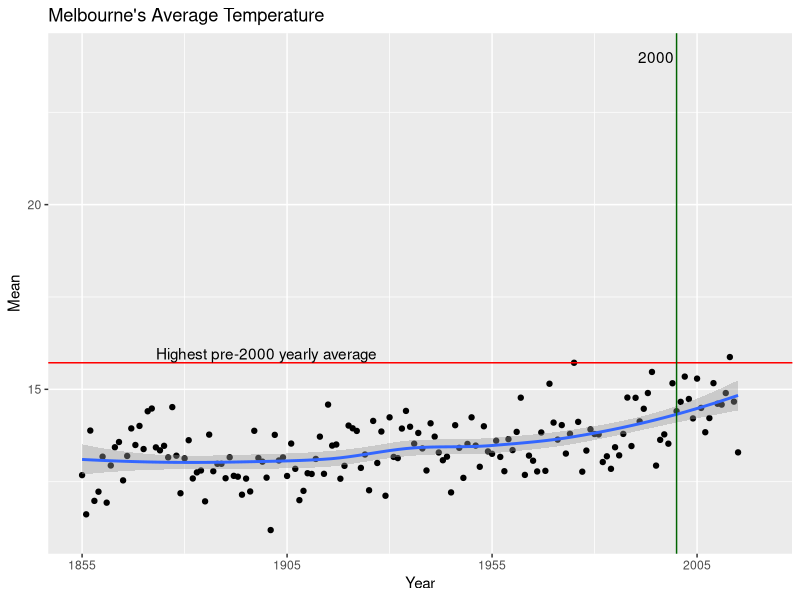

R code for this plot:
library(ggplot2)
library(dplyr)

data1<-read.csv("data/melbourne.csv", header = TRUE)

input <- select(data1, 4:7) %>%
        filter(Month == 7) %>%
        filter(Year >= 1855 & Year <= 2015) %>%
        group_by(Year) %>%
        summarise(Mean = mean(Max))

mt <- as.numeric(
        input %>%
        filter (Year <2000) %>%
        summarise(max(Mean, na.rm=TRUE))
        )


ggplot(input, aes(Year,Mean)) + 
  geom_point() + 
  geom_smooth(method=loess) + 
  geom_hline(yintercept = mt, color="red") +
  geom_vline(xintercept = 2000, color="darkgreen", linetype = "solid") +
  ggtitle("Melbourne's Average Temperature") + 
  annotate("text", label = "Highest pre-2000 yearly average", x = 1900, y = mt+0.25) + 
  annotate("text", label = "2000", x = 1995, y = 24) + 
  scale_x_continuous("Year",limits=c(1855,2020), breaks=seq(1855,2020, 50))

